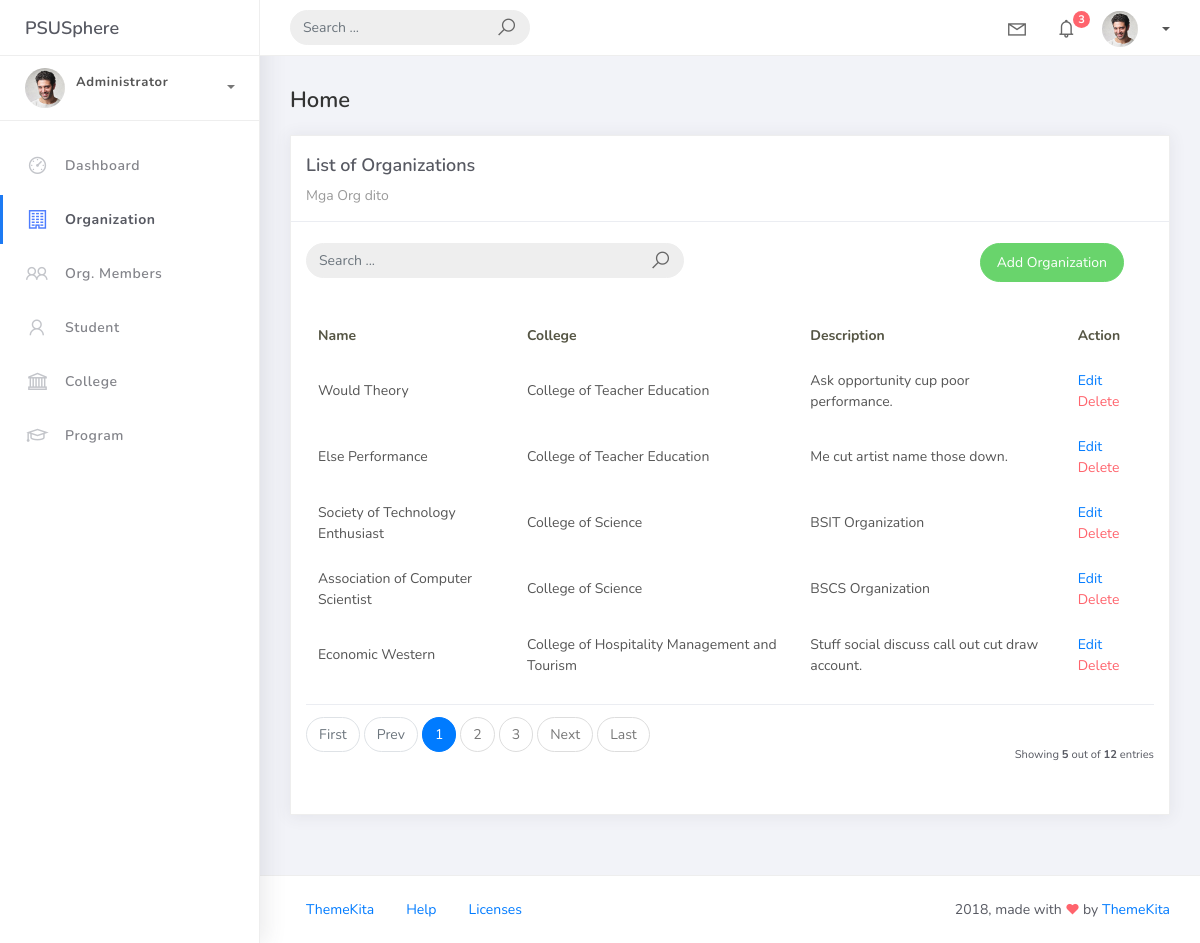
Screenshot of /organization_list with the database file from the repository.
### studentorg/models.py (models this page shows, shortened)
class BaseModel(models.Model):
    created_at = models.DateTimeField(auto_now_add=True, db_index=True)
    updated_at = models.DateTimeField(auto_now=True)
    class Meta:
        abstract = True

class Organization(BaseModel):
    name = models.CharField(max_length=250)
    college = models.ForeignKey(College, null=True, blank=True, on_delete=models.CASCADE)
    description = models.CharField(max_length=500)

class College(BaseModel):
    college_name = models.CharField(max_length=150)
    def __str__(self):
        return self.college_name

### studentorg/views.py (the view)
# urls.py: path('organization_list', OrganizationList.as_view(), name='organization-list'),
class OrganizationList(ListView):
    model = Organization
    context_object_name = 'organization'
    template_name = 'org_list.html'
    paginate_by = 5
    ordering = ["college__college_name", "name"]
    ordering = ["-college__college_name", "-name"]
    def get_queryset(self):
        qs = super().get_queryset()
        query = self.request.GET.get('q')
        if query:
            qs = qs.filter(
                Q(name_icontains=query) |
                Q(description_icontains=query)
            )
        return qs

### templates/org_list.html (shortened to what this page needs)
{% extends 'base.html' %} {% load static %} {% block content %}
<div class="content">
    <div class="container-fluid">
        <h4 class="page-title">Home</h4>
        <div class="row">
            <div class="col-md-12">
                <div class="card">
                    <div class="card-header">
                        <div class="card-title">List of Organizations</div>
                        <div class="card-category">Mga Org dito</div>
                    </div>
                    <br />
                        <div class="col-md-12 row">
                            <div class="col-md-6">
                                <form class="navbar-left navbar-form nav-search mr-md-3" action="{% url 'organization-list'%}">
                                    <div class="input-group">
                                        <input type="text" placeholder="Search ..." class="form-control" name="q" />
                                        <div class="input-group-append">
                                            <span class="input-group-text">
                                                <i class="la la-search search-icon"></i>
                                            </span>
                                        </div>
                                    </div>
                                </form>
                            </div>
                            <div class="col-md-6">
                                <div class="pull-right">
                                    <a href="{% url 'organization-add' %}" class="btn btn-success btn-rounded">Add Organization</a>
                                </div>
                            </div>
                        </div>
                    <div class="card-body">
                        <table class="table table-striped mt-3">
                            <thead>
                                <tr>
                                    <th scope="col">Name</th>
                                    <th scope="col">College</th>
                                    <th scope="col">Description</th>
                                    <th scope="col">Action</th>
                                </tr>
                            </thead>
                            <tbody>
                                {% for object in object_list %}
                                    <td>{{ object.name }}</td>
                                    <td>{{ object.college }}</td>
                                    <td>{{ object.description }}</td>
                                    <td>
                                        <a href="organization_list/{{ object.id }}">Edit</a>
                                        <a href="organization_list/{{ object.id }}/delete" class="text-danger">Delete</a>
                                    </td>
                                {% empty %}
                                <tr>
                                    <td colspan="4" style="text-align: center">
                                        <p class="text-sm font-weight-bold mb-0">No Records Found</p>
                                    </td>
                                </tr>
                                {% endfor %}
                            </tbody>
                        </table>
                        {% include 'includes/pagination.html' %}
                    </div>
                </div>
            </div>
        </div>
    </div>
</div>
{% endblock %}

### rows the page displays
Organization: name "Would Theory", college "College of Teacher Education", description "Ask opportunity cup poor performance."
Organization: name "Else Performance", college "College of Teacher Education", description "Me cut artist name those down."
Organization: name "Society of Technology Enthusiast", college "College of Science", description "BSIT Organization"
Organization: name "Association of Computer Scientist", college "College of Science", description "BSCS Organization"
Organization: name "Economic Western", college "College of Hospitality Management and Tourism", description "Stuff social discuss call out cut draw account."

### other values shown
{{ page_num }} "1"
{{ page_num }} "2" "3"
{{ object_list.count }} "5"
{{ paginator.count }} "12"
